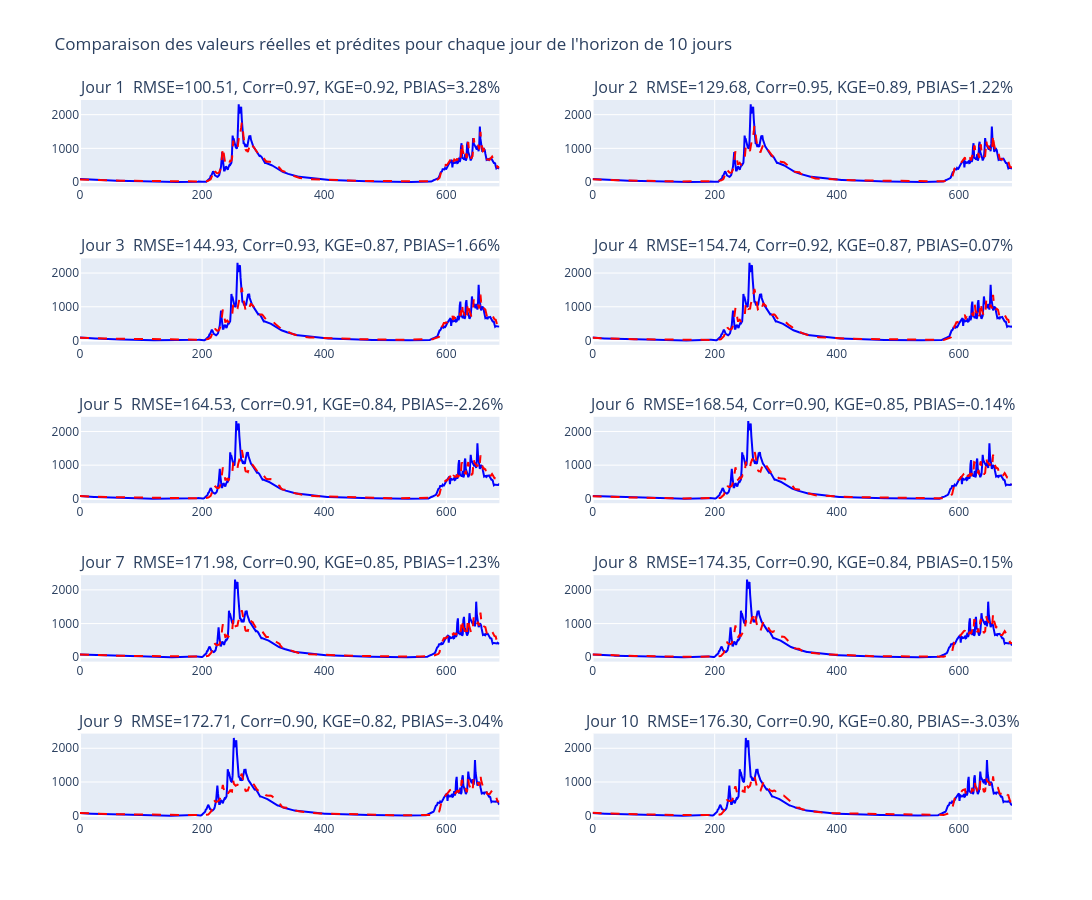

Notebook code cell kept with this figure:
### Code cell
import numpy as np
import plotly.graph_objects as go
from plotly.subplots import make_subplots
from sklearn.metrics import mean_squared_error

def kge(sim, obs):
    cc = np.corrcoef(sim, obs)[0, 1]
    alpha = np.std(sim) / np.std(obs)
    beta = np.mean(sim) / np.mean(obs)
    return 1 - np.sqrt((cc - 1)**2 + (alpha - 1)**2 + (beta - 1)**2)

def pbias(sim, obs):
    return 100 * np.sum(sim - obs) / np.sum(obs)

# 🔹 Reconstruction des séries temporelles
y_test_reconstructed = np.concatenate([y_test_rescaled[i] for i in range(y_test_rescaled.shape[0] - 1)], axis=0)
y_pred_reconstructed = np.concatenate([y_pred_rescaled[i] for i in range(y_pred_rescaled.shape[0] - 1)], axis=0)

# 🔹 Création du subplot interactif
fig = make_subplots(rows=5, cols=2, subplot_titles=[f"Jour {i+1}" for i in range(10)])

for i in range(10):  # Pour chaque jour de l'horizon de prédiction
    y_true = y_test_reconstructed[i::10]
    y_pred = y_pred_reconstructed[i::10]
    
    # Calcul des métriques
    rmse = np.sqrt(mean_squared_error(y_true, y_pred))
    correlation = np.corrcoef(y_true, y_pred)[0, 1]
    kge_value = kge(y_pred, y_true)
    pbias_value = pbias(y_pred, y_true)
    
    # Ajouter la courbe des valeurs réelles
    fig.add_trace(go.Scatter(y=y_true, mode='lines', name='Y_test (réel)', line=dict(color='blue')),
                  row=(i//2)+1, col=(i%2)+1)
    
    # Ajouter la courbe des valeurs prédites
    fig.add_trace(go.Scatter(y=y_pred, mode='lines', name='Y_pred (prédit)', line=dict(color='red', dash='dash')),
                  row=(i//2)+1, col=(i%2)+1)
    
    # Ajouter les métriques dans le titre du sous-graphe
    fig.update_annotations(
        selector=dict(text=f"Jour {i+1}"),
        text=f"Jour {i+1} \nRMSE={rmse:.2f}, Corr={correlation:.2f}, KGE={kge_value:.2f}, PBIAS={pbias_value:.2f}%"
    )

# Configuration de la mise en page
title_text = "Comparaison des valeurs réelles et prédites pour chaque jour de l'horizon de 10 jours"
fig.update_layout(height=900, width=1200, title_text=title_text, showlegend=False)

# Affichage interactif
fig.show()

### Figure 1 — Plotly figure (JSON) as saved in the notebook; plotly's stock layout.template omitted (floating-point values rounded to 4 significant figures; data arrays with more than 128 entries replaced by an {"elided": "..."} marker saying what was removed)
{"data": [{"line": {"color": "blue"}, "mode": "lines", "name": "Y_test (réel)", "type": "scatter", "xaxis": "x", "y": {"elided": "688 float values"}, "yaxis": "y"}, {"line": {"color": "red", "dash": "dash"}, "mode": "lines", "name": "Y_pred (prédit)", "type": "scatter", "xaxis": "x", "y": {"elided": "688 float values"}, "yaxis": "y"}, {"line": {"color": "blue"}, "mode": "lines", "name": "Y_test (réel)", "type": "scatter", "xaxis": "x2", "y": {"elided": "688 float values"}, "yaxis": "y2"}, {"line": {"color": "red", "dash": "dash"}, "mode": "lines", "name": "Y_pred (prédit)", "type": "scatter", "xaxis": "x2", "y": {"elided": "688 float values"}, "yaxis": "y2"}, {"line": {"color": "blue"}, "mode": "lines", "name": "Y_test (réel)", "type": "scatter", "xaxis": "x3", "y": {"elided": "688 float values"}, "yaxis": "y3"}, {"line": {"color": "red", "dash": "dash"}, "mode": "lines", "name": "Y_pred (prédit)", "type": "scatter", "xaxis": "x3", "y": {"elided": "688 float values"}, "yaxis": "y3"}, {"line": {"color": "blue"}, "mode": "lines", "name": "Y_test (réel)", "type": "scatter", "xaxis": "x4", "y": {"elided": "688 float values"}, "yaxis": "y4"}, {"line": {"color": "red", "dash": "dash"}, "mode": "lines", "name": "Y_pred (prédit)", "type": "scatter", "xaxis": "x4", "y": {"elided": "688 float values"}, "yaxis": "y4"}, {"line": {"color": "blue"}, "mode": "lines", "name": "Y_test (réel)", "type": "scatter", "xaxis": "x5", "y": {"elided": "688 float values"}, "yaxis": "y5"}, {"line": {"color": "red", "dash": "dash"}, "mode": "lines", "name": "Y_pred (prédit)", "type": "scatter", "xaxis": "x5", "y": {"elided": "688 float values"}, "yaxis": "y5"}, {"line": {"color": "blue"}, "mode": "lines", "name": "Y_test (réel)", "type": "scatter", "xaxis": "x6", "y": {"elided": "688 float values"}, "yaxis": "y6"}, {"line": {"color": "red", "dash": "dash"}, "mode": "lines", "name": "Y_pred (prédit)", "type": "scatter", "xaxis": "x6", "y": {"elided": "688 float values"}, "yaxis": "y6"}, {"line": {"color": "blue"}, "mode": "lines", "name": "Y_test (réel)", "type": "scatter", "xaxis": "x7", "y": {"elided": "688 float values"}, "yaxis": "y7"}, {"line": {"color": "red", "dash": "dash"}, "mode": "lines", "name": "Y_pred (prédit)", "type": "scatter", "xaxis": "x7", "y": {"elided": "688 float values"}, "yaxis": "y7"}, {"line": {"color": "blue"}, "mode": "lines", "name": "Y_test (réel)", "type": "scatter", "xaxis": "x8", "y": {"elided": "688 float values"}, "yaxis": "y8"}, {"line": {"color": "red", "dash": "dash"}, "mode": "lines", "name": "Y_pred (prédit)", "type": "scatter", "xaxis": "x8", "y": {"elided": "688 float values"}, "yaxis": "y8"}, {"line": {"color": "blue"}, "mode": "lines", "name": "Y_test (réel)", "type": "scatter", "xaxis": "x9", "y": {"elided": "688 float values"}, "yaxis": "y9"}, {"line": {"color": "red", "dash": "dash"}, "mode": "lines", "name": "Y_pred (prédit)", "type": "scatter", "xaxis": "x9", "y": {"elided": "688 float values"}, "yaxis": "y9"}, {"line": {"color": "blue"}, "mode": "lines", "name": "Y_test (réel)", "type": "scatter", "xaxis": "x10", "y": {"elided": "688 float values"}, "yaxis": "y10"}, {"line": {"color": "red", "dash": "dash"}, "mode": "lines", "name": "Y_pred (prédit)", "type": "scatter", "xaxis": "x10", "y": {"elided": "688 float values"}, "yaxis": "y10"}], "layout": {"annotations": [{"font": {"size": 16}, "showarrow": false, "text": "Jour 1 \nRMSE=100.51, Corr=0.97, KGE=0.92, PBIAS=3.28%", "x": 0.225, "xanchor": "center", "xref": "paper", "y": 1, "yanchor": "bottom", "yref": "paper"}, {"font": {"size": 16}, "showarrow": false, "text": "Jour 2 \nRMSE=129.68, Corr=0.95, KGE=0.89, PBIAS=1.22%", "x": 0.775, "xanchor": "center", "xref": "paper", "y": 1, "yanchor": "bottom", "yref": "paper"}, {"font": {"size": 16}, "showarrow": false, "text": "Jour 3 \nRMSE=144.93, Corr=0.93, KGE=0.87, PBIAS=1.66%", "x": 0.225, "xanchor": "center", "xref": "paper", "y": 0.78, "yanchor": "bottom", "yref": "paper"}, {"font": {"size": 16}, "showarrow": false, "text": "Jour 4 \nRMSE=154.74, Corr=0.92, KGE=0.87, PBIAS=0.07%", "x": 0.775, "xanchor": "center", "xref": "paper", "y": 0.78, "yanchor": "bottom", "yref": "paper"}, {"font": {"size": 16}, "showarrow": false, "text": "Jour 5 \nRMSE=164.53, Corr=0.91, KGE=0.84, PBIAS=-2.26%", "x": 0.225, "xanchor": "center", "xref": "paper", "y": 0.56, "yanchor": "bottom", "yref": "paper"}, {"font": {"size": 16}, "showarrow": false, "text": "Jour 6 \nRMSE=168.54, Corr=0.90, KGE=0.85, PBIAS=-0.14%", "x": 0.775, "xanchor": "center", "xref": "paper", "y": 0.56, "yanchor": "bottom", "yref": "paper"}, {"font": {"size": 16}, "showarrow": false, "text": "Jour 7 \nRMSE=171.98, Corr=0.90, KGE=0.85, PBIAS=1.23%", "x": 0.225, "xanchor": "center", "xref": "paper", "y": 0.34, "yanchor": "bottom", "yref": "paper"}, {"font": {"size": 16}, "showarrow": false, "text": "Jour 8 \nRMSE=174.35, Corr=0.90, KGE=0.84, PBIAS=0.15%", "x": 0.775, "xanchor": "center", "xref": "paper", "y": 0.34, "yanchor": "bottom", "yref": "paper"}, {"font": {"size": 16}, "showarrow": false, "text": "Jour 9 \nRMSE=172.71, Corr=0.90, KGE=0.82, PBIAS=-3.04%", "x": 0.225, "xanchor": "center", "xref": "paper", "y": 0.12, "yanchor": "bottom", "yref": "paper"}, {"font": {"size": 16}, "showarrow": false, "text": "Jour 10 \nRMSE=176.30, Corr=0.90, KGE=0.80, PBIAS=-3.03%", "x": 0.775, "xanchor": "center", "xref": "paper", "y": 0.12, "yanchor": "bottom", "yref": "paper"}], "height": 900, "showlegend": false, "title": {"text": "Comparaison des valeurs réelles et prédites pour chaque jour de l'horizon de 10 jours"}, "width": 1200, "xaxis": {"anchor": "y", "domain": [0, 0.45]}, "xaxis10": {"anchor": "y10", "domain": [0.55, 1]}, "xaxis2": {"anchor": "y2", "domain": [0.55, 1]}, "xaxis3": {"anchor": "y3", "domain": [0, 0.45]}, "xaxis4": {"anchor": "y4", "domain": [0.55, 1]}, "xaxis5": {"anchor": "y5", "domain": [0, 0.45]}, "xaxis6": {"anchor": "y6", "domain": [0.55, 1]}, "xaxis7": {"anchor": "y7", "domain": [0, 0.45]}, "xaxis8": {"anchor": "y8", "domain": [0.55, 1]}, "xaxis9": {"anchor": "y9", "domain": [0, 0.45]}, "yaxis": {"anchor": "x", "domain": [0.88, 1]}, "yaxis10": {"anchor": "x10", "domain": [0, 0.12]}, "yaxis2": {"anchor": "x2", "domain": [0.88, 1]}, "yaxis3": {"anchor": "x3", "domain": [0.66, 0.78]}, "yaxis4": {"anchor": "x4", "domain": [0.66, 0.78]}, "yaxis5": {"anchor": "x5", "domain": [0.44, 0.56]}, "yaxis6": {"anchor": "x6", "domain": [0.44, 0.56]}, "yaxis7": {"anchor": "x7", "domain": [0.22, 0.34]}, "yaxis8": {"anchor": "x8", "domain": [0.22, 0.34]}, "yaxis9": {"anchor": "x9", "domain": [0, 0.12]}}}
